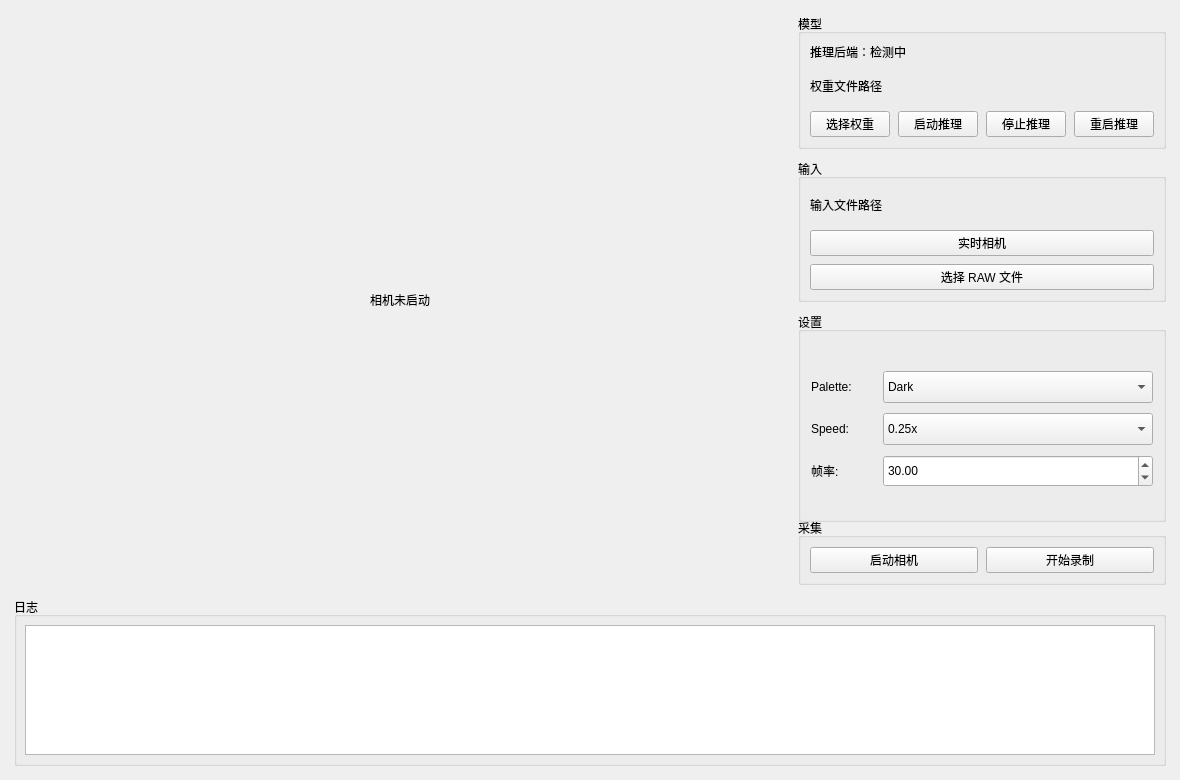
<?xml version="1.0" encoding="UTF-8"?>
<ui version="4.0">
 <class>MainWindowForm</class>
 <widget class="QWidget" name="MainWindowForm">
  <property name="geometry">
   <rect>
    <x>0</x>
    <y>0</y>
    <width>1180</width>
    <height>780</height>
   </rect>
  </property>
  <property name="minimumSize">
   <size>
    <width>960</width>
    <height>680</height>
   </size>
  </property>
  <property name="windowTitle">
   <string>事件相机推理工具</string>
  </property>
  <layout class="QVBoxLayout" name="main_vertical_layout" stretch="1,0">
   <property name="leftMargin">
    <number>14</number>
   </property>
   <property name="topMargin">
    <number>14</number>
   </property>
   <property name="rightMargin">
    <number>14</number>
   </property>
   <property name="bottomMargin">
    <number>14</number>
   </property>
   <property name="spacing">
    <number>12</number>
   </property>
   <item>
    <layout class="QHBoxLayout" name="content_horizontal_layout" stretch="1,0">
     <property name="spacing">
      <number>12</number>
     </property>
     <item>
      <widget class="QLabel" name="camera_image_label">
       <property name="sizePolicy">
        <sizepolicy hsizetype="Ignored" vsizetype="Ignored">
         <horstretch>1</horstretch>
         <verstretch>1</verstretch>
        </sizepolicy>
       </property>
       <property name="minimumSize">
        <size>
         <width>640</width>
         <height>480</height>
        </size>
       </property>
       <property name="text">
        <string>相机未启动</string>
       </property>
       <property name="alignment">
        <set>Qt::AlignmentFlag::AlignCenter</set>
       </property>
      </widget>
     </item>
     <item>
      <widget class="QWidget" name="control_panel_widget">
       <property name="minimumSize">
        <size>
         <width>330</width>
         <height>0</height>
        </size>
       </property>
       <property name="maximumSize">
        <size>
         <width>380</width>
         <height>16777215</height>
        </size>
       </property>
       <layout class="QVBoxLayout" name="control_panel_layout">
        <property name="leftMargin">
         <number>0</number>
        </property>
        <property name="topMargin">
         <number>0</number>
        </property>
        <property name="rightMargin">
         <number>0</number>
        </property>
        <property name="bottomMargin">
         <number>0</number>
        </property>
        <property name="spacing">
         <number>10</number>
        </property>
        <item>
         <widget class="QGroupBox" name="model_group_box">
          <property name="title">
           <string>模型</string>
          </property>
          <layout class="QVBoxLayout" name="model_group_layout">
           <property name="spacing">
            <number>8</number>
           </property>
           <item>
            <widget class="QLabel" name="runtime_name_label">
             <property name="text">
              <string>推理后端：检测中</string>
             </property>
            </widget>
           </item>
           <item>
            <widget class="QLabel" name="weight_path_label">
             <property name="minimumSize">
              <size>
               <width>0</width>
               <height>34</height>
              </size>
             </property>
             <property name="text">
              <string>权重文件路径</string>
             </property>
             <property name="alignment">
              <set>Qt::AlignmentFlag::AlignLeading|Qt::AlignmentFlag::AlignLeft|Qt::AlignmentFlag::AlignVCenter</set>
             </property>
            </widget>
           </item>
           <item>
            <layout class="QHBoxLayout" name="model_button_layout">
             <property name="spacing">
              <number>8</number>
             </property>
             <item>
              <widget class="QPushButton" name="select_weight_button">
               <property name="text">
                <string>选择权重</string>
               </property>
              </widget>
             </item>
             <item>
              <widget class="QPushButton" name="load_model_button">
               <property name="text">
                <string>启动推理</string>
               </property>
              </widget>
             </item>
             <item>
              <widget class="QPushButton" name="unload_model_button">
               <property name="text">
                <string>停止推理</string>
               </property>
              </widget>
             </item>
             <item>
              <widget class="QPushButton" name="restart_model_button">
               <property name="text">
                <string>重启推理</string>
               </property>
              </widget>
             </item>
            </layout>
           </item>
          </layout>
         </widget>
        </item>
        <item>
         <widget class="QGroupBox" name="input_group_box">
          <property name="title">
           <string>输入</string>
          </property>
          <layout class="QVBoxLayout" name="input_group_layout">
           <property name="spacing">
            <number>8</number>
           </property>
           <item>
            <widget class="QLabel" name="input_file_label">
             <property name="minimumSize">
              <size>
               <width>0</width>
               <height>34</height>
              </size>
             </property>
             <property name="text">
              <string>输入文件路径</string>
             </property>
             <property name="alignment">
              <set>Qt::AlignmentFlag::AlignLeading|Qt::AlignmentFlag::AlignLeft|Qt::AlignmentFlag::AlignVCenter</set>
             </property>
            </widget>
           </item>
           <item>
            <widget class="QPushButton" name="live_camera_button">
             <property name="text">
              <string>实时相机</string>
             </property>
            </widget>
           </item>
           <item>
            <widget class="QPushButton" name="select_input_file_button">
             <property name="text">
              <string>选择 RAW 文件</string>
             </property>
            </widget>
           </item>
          </layout>
         </widget>
        </item>
        <item>
         <widget class="QGroupBox" name="settings_group_box">
          <property name="minimumSize">
           <size>
            <width>0</width>
            <height>210</height>
           </size>
          </property>
          <property name="title">
           <string>设置</string>
          </property>
          <layout class="QVBoxLayout" name="settings_group_layout">
           <property name="leftMargin">
            <number>10</number>
           </property>
           <property name="topMargin">
            <number>18</number>
           </property>
           <property name="rightMargin">
            <number>10</number>
           </property>
           <property name="bottomMargin">
            <number>10</number>
           </property>
           <property name="spacing">
            <number>12</number>
           </property>
           <item>
            <layout class="QVBoxLayout" name="capture_settings_layout">
             <property name="spacing">
              <number>10</number>
             </property>
             <item>
              <layout class="QHBoxLayout" name="palette_row_layout">
               <property name="spacing">
                <number>10</number>
               </property>
               <item>
              <widget class="QLabel" name="palette_text_label">
               <property name="minimumSize">
                <size>
                 <width>62</width>
                 <height>32</height>
                </size>
               </property>
               <property name="maximumSize">
                <size>
                 <width>62</width>
                 <height>16777215</height>
                </size>
               </property>
               <property name="text">
                <string>Palette:</string>
               </property>
              </widget>
               </item>
               <item>
              <widget class="QComboBox" name="palette_combo_box">
               <property name="minimumSize">
                <size>
                 <width>0</width>
                 <height>32</height>
                </size>
               </property>
               <item>
                <property name="text">
                 <string>Dark</string>
                </property>
               </item>
               <item>
                <property name="text">
                 <string>Light</string>
                </property>
               </item>
               <item>
                <property name="text">
                 <string>CoolWarm</string>
                </property>
               </item>
               <item>
                <property name="text">
                 <string>Gray</string>
                </property>
               </item>
              </widget>
               </item>
             </layout>
             </item>
             <item>
              <layout class="QHBoxLayout" name="speed_row_layout">
               <property name="spacing">
                <number>10</number>
               </property>
               <item>
              <widget class="QLabel" name="speed_text_label">
               <property name="minimumSize">
                <size>
                 <width>62</width>
                 <height>32</height>
                </size>
               </property>
               <property name="maximumSize">
                <size>
                 <width>62</width>
                 <height>16777215</height>
                </size>
               </property>
               <property name="text">
                <string>Speed:</string>
               </property>
              </widget>
               </item>
               <item>
              <widget class="QComboBox" name="replay_speed_combo_box">
               <property name="minimumSize">
                <size>
                 <width>0</width>
                 <height>32</height>
                </size>
               </property>
               <item>
                <property name="text">
                 <string>0.25x</string>
                </property>
               </item>
               <item>
                <property name="text">
                 <string>0.5x</string>
                </property>
               </item>
               <item>
                <property name="text">
                 <string>1x</string>
                </property>
               </item>
               <item>
                <property name="text">
                 <string>2x</string>
                </property>
               </item>
               <item>
                <property name="text">
                 <string>4x</string>
                </property>
               </item>
              </widget>
               </item>
              </layout>
             </item>
             <item>
              <layout class="QHBoxLayout" name="fps_row_layout">
               <property name="spacing">
                <number>10</number>
               </property>
               <item>
              <widget class="QLabel" name="fps_text_label">
               <property name="minimumSize">
                <size>
                 <width>62</width>
                 <height>32</height>
                </size>
               </property>
               <property name="maximumSize">
                <size>
                 <width>62</width>
                 <height>16777215</height>
                </size>
               </property>
               <property name="text">
                <string>帧率:</string>
               </property>
              </widget>
               </item>
               <item>
              <widget class="QDoubleSpinBox" name="fps_spin_box">
               <property name="minimumSize">
                <size>
                 <width>0</width>
                 <height>32</height>
                </size>
               </property>
               <property name="maximum">
                <double>999.990000000000009</double>
               </property>
               <property name="value">
                <double>30.000000000000000</double>
               </property>
              </widget>
               </item>
              </layout>
             </item>
            </layout>
           </item>
          </layout>
         </widget>
        </item>
        <item>
         <widget class="QGroupBox" name="capture_group_box">
          <property name="title">
           <string>采集</string>
          </property>
          <layout class="QHBoxLayout" name="capture_group_layout">
           <property name="spacing">
            <number>8</number>
           </property>
           <item>
            <widget class="QPushButton" name="start_camera_button">
             <property name="text">
              <string>启动相机</string>
             </property>
            </widget>
           </item>
           <item>
            <widget class="QPushButton" name="record_button">
             <property name="text">
              <string>开始录制</string>
             </property>
            </widget>
           </item>
          </layout>
         </widget>
        </item>
        <item>
         <spacer name="control_panel_spacer">
          <property name="orientation">
           <enum>Qt::Orientation::Vertical</enum>
          </property>
          <property name="sizeHint" stdset="0">
           <size>
            <width>20</width>
            <height>40</height>
           </size>
          </property>
         </spacer>
        </item>
       </layout>
      </widget>
     </item>
    </layout>
   </item>
   <item>
    <widget class="QGroupBox" name="log_group_box">
     <property name="title">
      <string>日志</string>
     </property>
     <layout class="QVBoxLayout" name="log_group_layout">
      <property name="leftMargin">
       <number>8</number>
      </property>
      <property name="topMargin">
       <number>8</number>
      </property>
      <property name="rightMargin">
       <number>8</number>
      </property>
      <property name="bottomMargin">
       <number>8</number>
      </property>
      <item>
       <widget class="QTextEdit" name="log_text_edit">
        <property name="minimumSize">
         <size>
          <width>0</width>
          <height>130</height>
         </size>
        </property>
        <property name="maximumSize">
         <size>
          <width>16777215</width>
          <height>180</height>
         </size>
        </property>
       </widget>
      </item>
     </layout>
    </widget>
   </item>
  </layout>
 </widget>
 <resources/>
 <connections/>
</ui>
